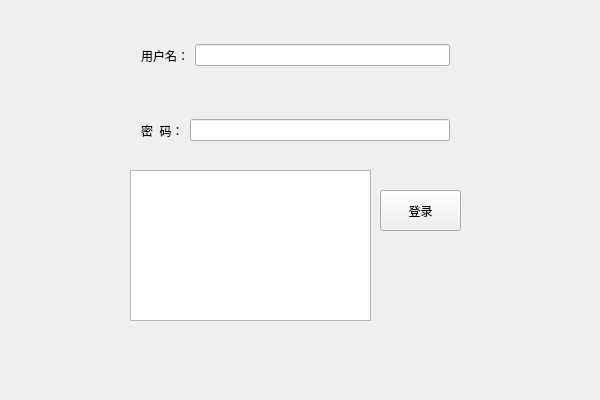
<?xml version="1.0" encoding="UTF-8"?>
<ui version="4.0">
 <class>LoginLauncherClass</class>
 <widget class="QWidget" name="LoginLauncherClass">
  <property name="geometry">
   <rect>
    <x>0</x>
    <y>0</y>
    <width>600</width>
    <height>400</height>
   </rect>
  </property>
  <property name="windowTitle">
   <string>LoginLauncher</string>
  </property>
  <widget class="QWidget" name="horizontalLayoutWidget">
   <property name="geometry">
    <rect>
     <x>130</x>
     <y>20</y>
     <width>331</width>
     <height>71</height>
    </rect>
   </property>
   <layout class="QHBoxLayout" name="HBoxLayout1">
    <item>
     <widget class="QLabel" name="userLabel">
      <property name="text">
       <string>用户名：</string>
      </property>
     </widget>
    </item>
    <item>
     <widget class="QLineEdit" name="userLineEdit"/>
    </item>
   </layout>
  </widget>
  <widget class="QWidget" name="horizontalLayoutWidget_2">
   <property name="geometry">
    <rect>
     <x>130</x>
     <y>100</y>
     <width>331</width>
     <height>61</height>
    </rect>
   </property>
   <layout class="QHBoxLayout" name="HBoxLayout2">
    <item>
     <widget class="QLabel" name="passwordLabel">
      <property name="text">
       <string>密  码：</string>
      </property>
     </widget>
    </item>
    <item>
     <widget class="QLineEdit" name="passwordLineEdit"/>
    </item>
   </layout>
  </widget>
  <widget class="QPushButton" name="pushButton">
   <property name="geometry">
    <rect>
     <x>380</x>
     <y>190</y>
     <width>81</width>
     <height>41</height>
    </rect>
   </property>
   <property name="text">
    <string>登录</string>
   </property>
  </widget>
  <widget class="QTextBrowser" name="textBrowser">
   <property name="geometry">
    <rect>
     <x>130</x>
     <y>170</y>
     <width>241</width>
     <height>151</height>
    </rect>
   </property>
  </widget>
 </widget>
 <layoutdefault spacing="6" margin="11"/>
 <resources>
  <include location="LoginLauncher.qrc"/>
 </resources>
 <connections/>
</ui>
